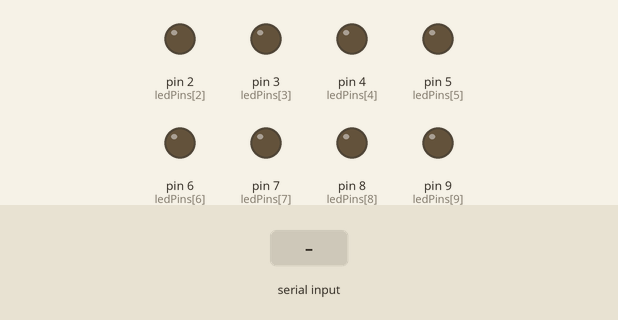
Simulated run of this sketch. Board: Arduino Uno, built with avr-gcc and run on an emulated ATmega328P. Shown: output pins drawn as LEDs (lit = HIGH). The test bench sets the inputs (shaded band). Pins used as bus, display or sensor lines are not drawn; what the sketch prints to the serial monitor is not drawn.

Above: at 1.2 s.
1.3 s: "start\n" received over Serial
At 1.55 s:
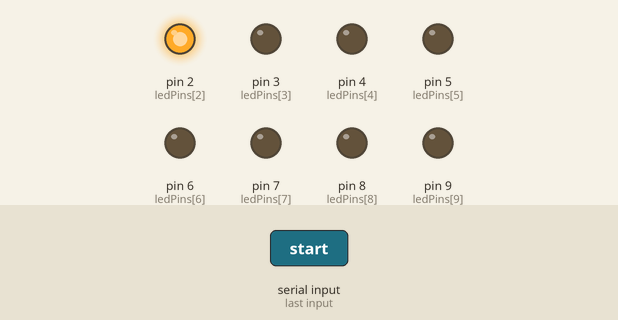
At 2.3 s:
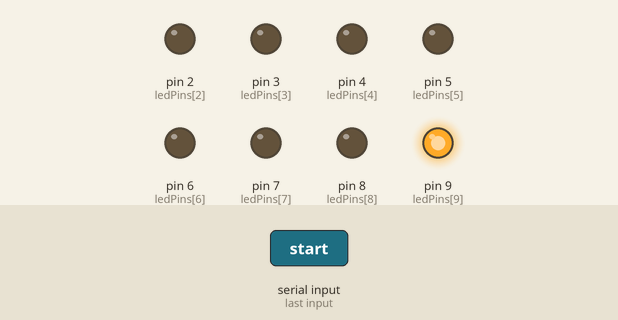
4.3 s: "stop\n" received over Serial
At 5.4 s:
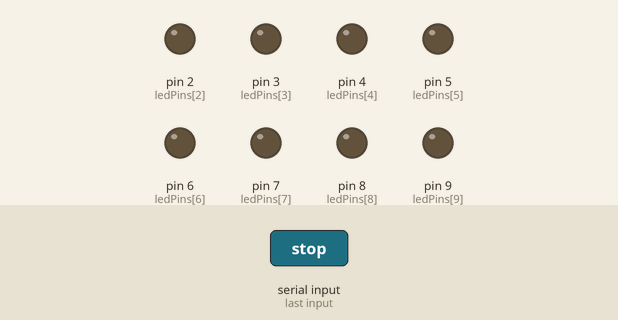
Timing chart, 0 to 7.3 s (numbered marks = the images above; inputs shaded):
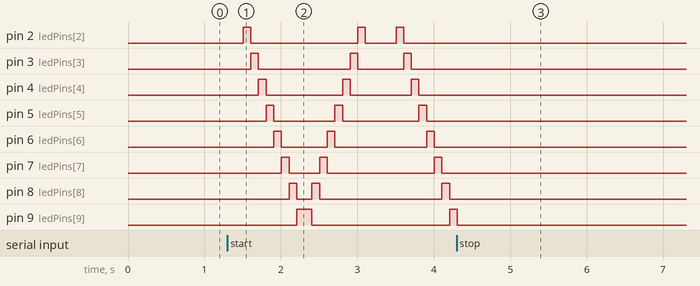

The sketch:

Flowing_Light.ino
```cpp
/*
	Project 3.1 Flowing Light

	This project is designed to make a flowing water lamp, which are these actions: First turn LED #1 ON, then
	turn it OFF. Then turn LED #2 ON, and then turn it OFF... and repeat the same to all 10 LEDs until the last LED
	is turns OFF. This process is repeated to achieve the “movements” of flowing water.
*/

// Declare variables
byte ledPins[] = {0, 1, 2, 3, 4, 5, 6, 7, 8, 9};
int ledCounts = sizeof(ledPins);
String command;

void setup() {
	for (int i = 0; i < ledCounts; i++) pinMode(ledPins[i], OUTPUT);

	Serial.begin(9600); // Initialize serial communication
}

void loop() {
	int time_period = 100; // Declare variable

	detect_trigger_word();

	while (command == "start") {
		for (int i = 0; i < ledCounts; i++) {
			digitalWrite(ledPins[i], HIGH);
			Serial.print("on," + String(i));
			custom_delay(time_period); // Wait for a time and return string variable
			digitalWrite(ledPins[i], LOW);

			if (command == "stop") break;
		}

		if (command == "stop") {Serial.write("off"); break;}

		for (int i = ledCounts - 1; i > -1; i--) {
			digitalWrite(ledPins[i], HIGH);
			Serial.print("on," + String(i));
			custom_delay(time_period); // Wait for a time and return string variable
			digitalWrite(ledPins[i], LOW);

			if (command == "stop") {Serial.write("off"); break;}
		}
	}
}

// Function for custom time delay
void custom_delay(int time_period) {
	unsigned long time_now = millis(); // Return the number of milliseconds passed since the Arduino board began running the current program

	while (millis() < time_now + time_period) {
		detect_trigger_word();

		if (command == "stop") break;
	}
}

void detect_trigger_word() {
	String aux;

	if (Serial.available() > 0) { // Serial.available() -> Get the number of bytes (characters) available for reading from the serial port
		aux = Serial.readStringUntil('\n'); // Read incoming serial data

		if (aux == "start" || aux == "stop") {command = aux;}
	}
}
```

Measured:
- after the input at 1.3 s, pin 2 (ledPins[2]): goes HIGH 0.10 s, LOW 1.4 s, HIGH 0.10 s, LOW 0.40 s, HIGH 0.10 s, then LOW, starting after 0.21 s; pin 3 (ledPins[3]): goes HIGH 0.10 s, LOW 1.2 s, HIGH 0.10 s, LOW 0.60 s, HIGH 0.10 s, then LOW, starting after 0.31 s
- after the input at 4.3 s, pin 2 (ledPins[2]), pin 3 (ledPins[3]), pin 4 (ledPins[4]), pin 5 (ledPins[5]), pin 6 (ledPins[6]), pin 7 (ledPins[7]), pin 8 (ledPins[8]): stops changing and stays LOW
